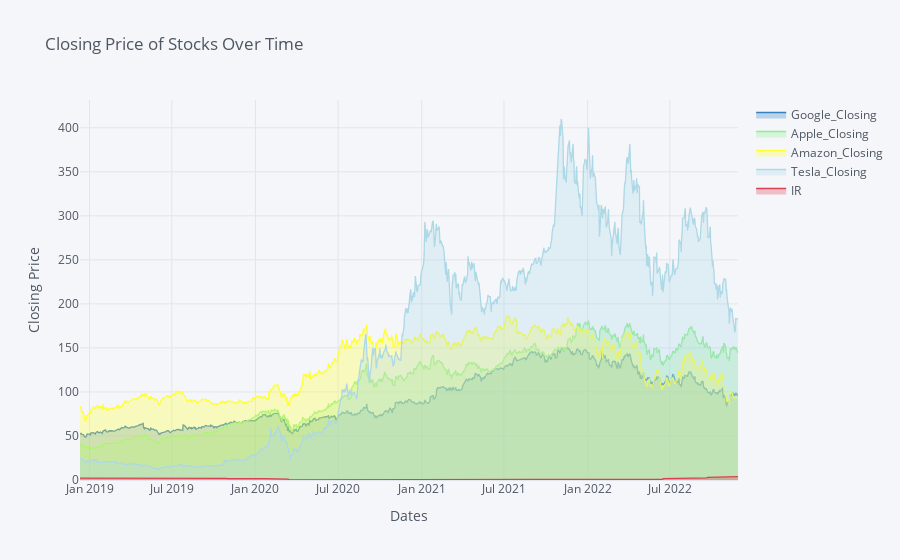

Notebook source saved alongside this figure:
### Code cell
final[['Google_Closing','Apple_Closing','Amazon_Closing','Tesla_Closing','IR']].iplot(title='Closing Price of Stocks Over Time', xTitle='Dates',yTitle='Closing Price', fill=True,colors=['blue','lightgreen','yellow','lightblue','red'])

### Figure 1 — Plotly figure (JSON) as saved in the notebook; plotly's stock layout.template omitted (floating-point values rounded to 4 significant figures; data arrays with more than 128 entries replaced by an {"elided": "..."} marker saying what was removed)
{"data": [{"fill": "tozeroy", "fillcolor": "rgba(55, 128, 191, 0.3)", "line": {"color": "rgba(55, 128, 191, 1.0)", "dash": "solid", "shape": "linear", "width": 1.3}, "mode": "lines", "name": "Google_Closing", "text": "", "type": "scatter", "x": {"elided": "999 str values"}, "y": {"elided": "999 float values"}}, {"fill": "tozeroy", "fillcolor": "rgba(144, 238, 144, 0.3)", "line": {"color": "rgba(144, 238, 144, 1.0)", "dash": "solid", "shape": "linear", "width": 1.3}, "mode": "lines", "name": "Apple_Closing", "text": "", "type": "scatter", "x": {"elided": "999 str values"}, "y": {"elided": "999 float values"}}, {"fill": "tozeroy", "fillcolor": "rgba(255, 255, 51, 0.3)", "line": {"color": "rgba(255, 255, 51, 1.0)", "dash": "solid", "shape": "linear", "width": 1.3}, "mode": "lines", "name": "Amazon_Closing", "text": "", "type": "scatter", "x": {"elided": "999 str values"}, "y": {"elided": "999 float values"}}, {"fill": "tozeroy", "fillcolor": "rgba(173, 216, 230, 0.3)", "line": {"color": "rgba(173, 216, 230, 1.0)", "dash": "solid", "shape": "linear", "width": 1.3}, "mode": "lines", "name": "Tesla_Closing", "text": "", "type": "scatter", "x": {"elided": "999 str values"}, "y": {"elided": "999 float values"}}, {"fill": "tozeroy", "fillcolor": "rgba(219, 64, 82, 0.3)", "line": {"color": "rgba(219, 64, 82, 1.0)", "dash": "solid", "shape": "linear", "width": 1.3}, "mode": "lines", "name": "IR", "text": "", "type": "scatter", "x": {"elided": "999 str values"}, "y": {"elided": "999 float values"}}], "layout": {"legend": {"bgcolor": "#F5F6F9", "font": {"color": "#4D5663"}}, "paper_bgcolor": "#F5F6F9", "plot_bgcolor": "#F5F6F9", "title": {"font": {"color": "#4D5663"}, "text": "Closing Price of Stocks Over Time"}, "xaxis": {"gridcolor": "#E1E5ED", "showgrid": true, "tickfont": {"color": "#4D5663"}, "title": {"font": {"color": "#4D5663"}, "text": "Dates"}, "zerolinecolor": "#E1E5ED"}, "yaxis": {"gridcolor": "#E1E5ED", "showgrid": true, "tickfont": {"color": "#4D5663"}, "title": {"font": {"color": "#4D5663"}, "text": "Closing Price"}, "zerolinecolor": "#E1E5ED"}}}
